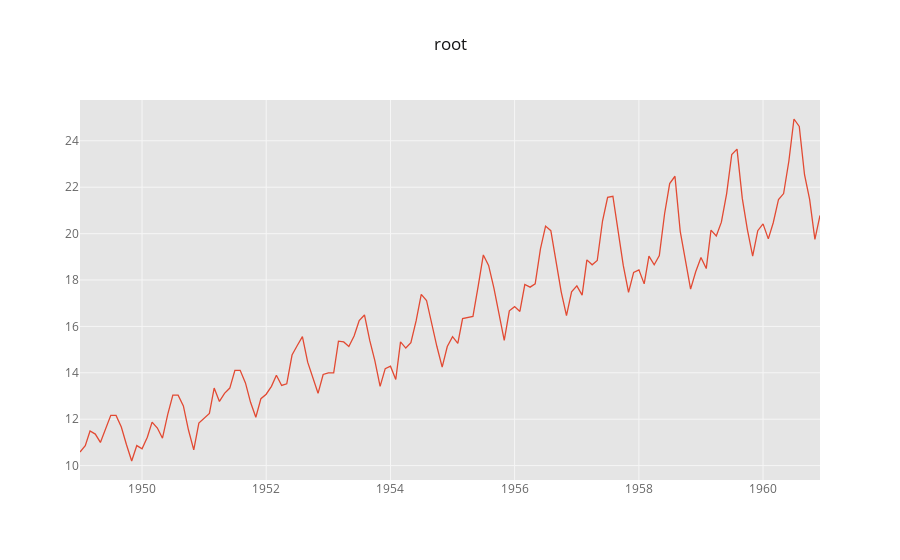
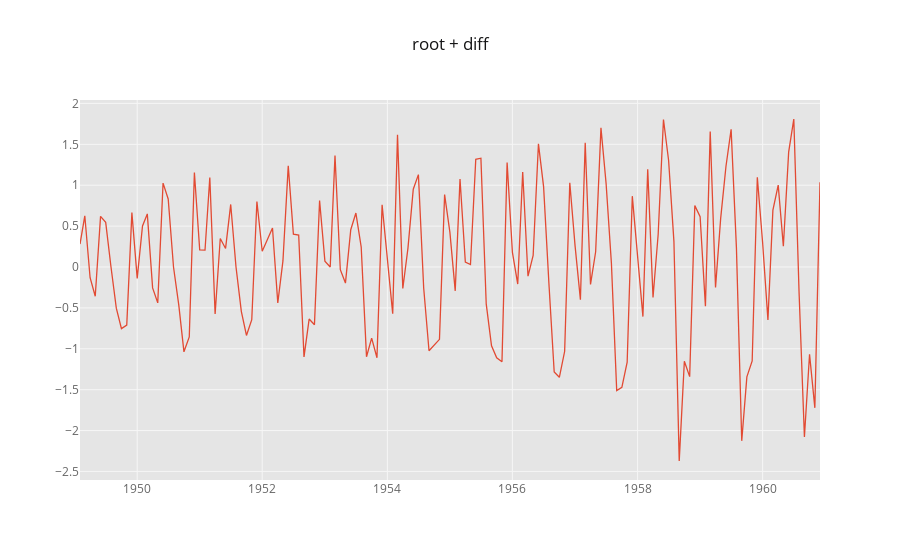

Source (notebook cell) for these figures, in order:
### Markdown cell above
###  root^2 + diff

### Code cell
n=1
df['#Passengers_root'] = np.sqrt(df['#Passengers'])
df['#Passengers_root_diff'] = df['#Passengers_root'] - df['#Passengers_root'].shift(n)
df['#Passengers_root'].dropna().iplot(title='root')
df['#Passengers_root_diff'].dropna().iplot(title='root + diff')

### Figure 1 — Plotly figure (JSON) as saved in the notebook; plotly's stock layout.template omitted (floating-point values rounded to 4 significant figures; data arrays with more than 128 entries replaced by an {"elided": "..."} marker saying what was removed)
{"data": [{"line": {"color": "rgba(226, 74, 51, 1.0)", "dash": "solid", "shape": "linear", "width": 1.3}, "mode": "lines", "name": "#Passengers_root", "text": "", "type": "scatter", "uid": "3494abf2-e73d-4483-b622-21ed47ea6a77", "x": {"elided": "144 str values"}, "y": {"elided": "144 float values"}}], "layout": {"legend": {"bgcolor": "#FFFFFF", "font": {"color": "#666666"}}, "paper_bgcolor": "#FFFFFF", "plot_bgcolor": "#E5E5E5", "title": {"font": {"color": "#151516"}, "text": "root"}, "xaxis": {"gridcolor": "#F6F6F6", "showgrid": true, "tickfont": {"color": "#666666"}, "title": {"font": {"color": "#666666"}, "text": ""}, "zerolinecolor": "#F6F6F6"}, "yaxis": {"gridcolor": "#F6F6F6", "showgrid": true, "tickfont": {"color": "#666666"}, "title": {"font": {"color": "#666666"}, "text": ""}, "zerolinecolor": "#F6F6F6"}}}

### Figure 2 — Plotly figure (JSON) as saved in the notebook; plotly's stock layout.template omitted (floating-point values rounded to 4 significant figures; data arrays with more than 128 entries replaced by an {"elided": "..."} marker saying what was removed)
{"data": [{"line": {"color": "rgba(226, 74, 51, 1.0)", "dash": "solid", "shape": "linear", "width": 1.3}, "mode": "lines", "name": "#Passengers_root_diff", "text": "", "type": "scatter", "uid": "391608e0-7a88-4824-88d7-9cf75aa68b5e", "x": {"elided": "143 str values"}, "y": {"elided": "143 float values"}}], "layout": {"legend": {"bgcolor": "#FFFFFF", "font": {"color": "#666666"}}, "paper_bgcolor": "#FFFFFF", "plot_bgcolor": "#E5E5E5", "title": {"font": {"color": "#151516"}, "text": "root + diff"}, "xaxis": {"gridcolor": "#F6F6F6", "showgrid": true, "tickfont": {"color": "#666666"}, "title": {"font": {"color": "#666666"}, "text": ""}, "zerolinecolor": "#F6F6F6"}, "yaxis": {"gridcolor": "#F6F6F6", "showgrid": true, "tickfont": {"color": "#666666"}, "title": {"font": {"color": "#666666"}, "text": ""}, "zerolinecolor": "#F6F6F6"}}}
